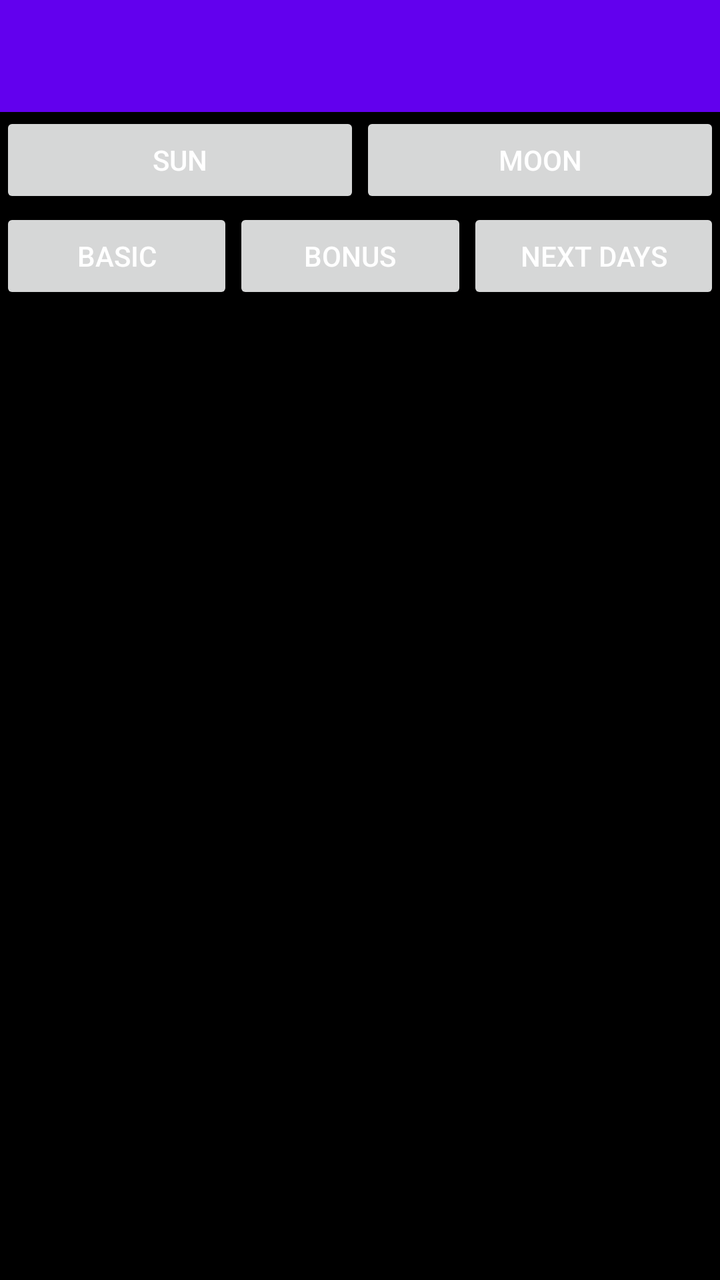
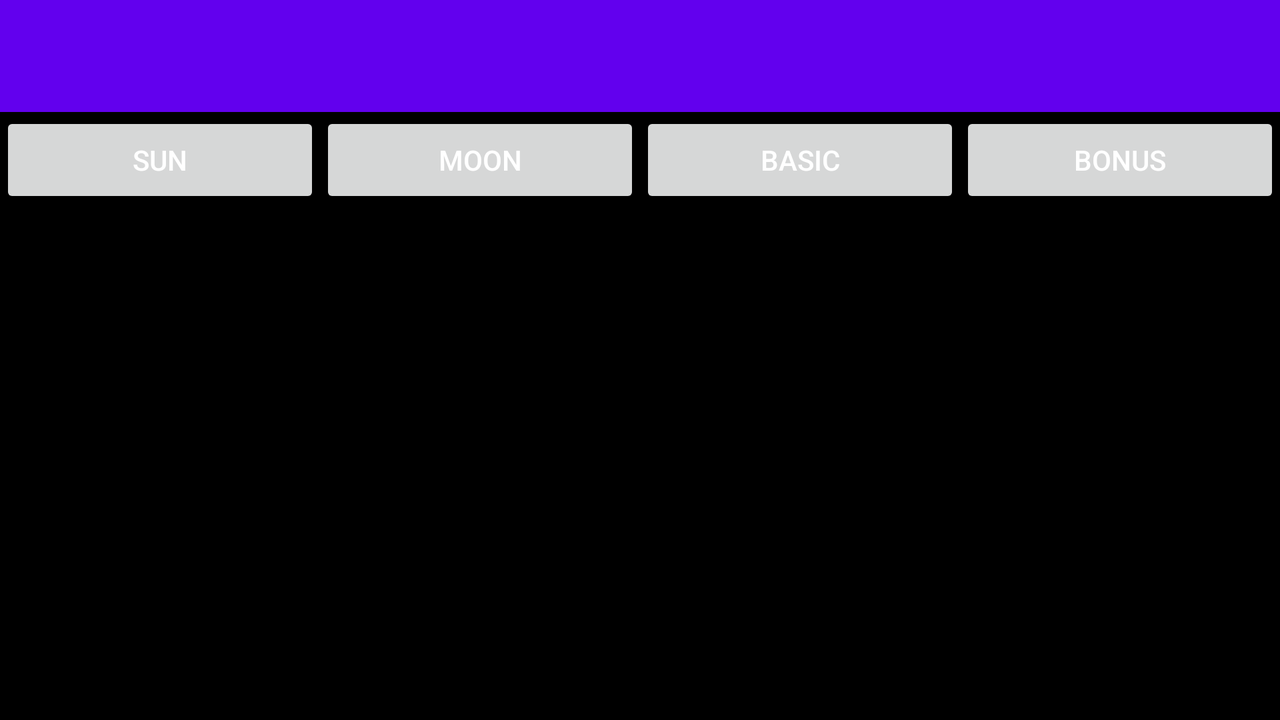

First picture: res/layout/ on a phone held upright. Second picture: the repository's own variant of that layout, on a device whose configuration matches the variant's folder. Source for both follows.
<!-- AndroidManifest.xml: activity theme Theme.Pogodynka_vol_420.NoActionBar -->
<!-- res/layout/activity_main.xml -->
<?xml version="1.0" encoding="utf-8"?>
<androidx.constraintlayout.widget.ConstraintLayout xmlns:android="http://schemas.android.com/apk/res/android"
    xmlns:app="http://schemas.android.com/apk/res-auto"
    xmlns:tools="http://schemas.android.com/tools"
    android:layout_width="match_parent"
    android:layout_height="match_parent"
    android:background="@android:color/black"
    tools:context=".MainActivity">

    <com.google.android.material.appbar.AppBarLayout
        android:id="@+id/appBarLayout7"
        android:layout_width="match_parent"
        android:layout_height="wrap_content"
        android:theme="@style/Theme.Pogodynka_vol_420.AppBarOverlay"
        app:layout_constraintLeft_toLeftOf="parent"
        app:layout_constraintRight_toRightOf="parent"
        app:layout_constraintTop_toTopOf="parent">

        <androidx.appcompat.widget.Toolbar
            android:id="@+id/toolbar"
            android:layout_width="match_parent"
            android:layout_height="?attr/actionBarSize"
            android:background="?attr/colorPrimary"
            app:popupTheme="@style/Theme.Pogodynka_vol_420.PopupOverlay" />

    </com.google.android.material.appbar.AppBarLayout>

    <LinearLayout
        android:id="@+id/Pierwszy"
        android:layout_width="match_parent"
        android:layout_height="0dp"
        android:layout_weight="2"
        android:orientation="horizontal"
        app:layout_constraintTop_toBottomOf="@+id/appBarLayout7"
        tools:ignore="MissingConstraints">

        <Button
            android:id="@+id/Slonce"
            android:layout_width="wrap_content"
            android:layout_height="wrap_content"
            android:layout_weight="1"

            android:text="Sun"
            android:textColor="@color/white" />


        <Button
            android:id="@+id/Ksiezyc"
            android:layout_width="wrap_content"
            android:layout_height="wrap_content"
            android:layout_weight="1"
            android:text="Moon"
            android:textColor="@color/white" />


    </LinearLayout>


    <LinearLayout
        android:id="@+id/Drugi"
        android:layout_width="match_parent"
        android:layout_height="0dp"
        android:layout_weight="2"
        android:orientation="horizontal"
        app:layout_constraintTop_toBottomOf="@+id/Pierwszy"
        tools:ignore="MissingConstraints">


        <Button
            android:id="@+id/basic"
            android:layout_width="wrap_content"
            android:layout_height="wrap_content"
            android:layout_weight="1"
            android:text="Basic"
            android:textColor="@color/white" />

        <Button
            android:id="@+id/bonus"
            android:layout_width="wrap_content"
            android:layout_height="wrap_content"
            android:layout_weight="1"
            android:text="Bonus"
            android:textColor="@color/white" />

        <Button
            android:id="@+id/next"
            android:layout_width="wrap_content"
            android:layout_height="wrap_content"
            android:layout_weight="1"
            android:text="Next Days"
            android:textColor="@color/white" />


    </LinearLayout>


    <FrameLayout
        android:id="@+id/flFragment"
        android:layout_width="match_parent"
        android:layout_height="0dp"
        app:layout_constraintBottom_toBottomOf="parent"
        app:layout_constraintEnd_toEndOf="parent"
        app:layout_constraintHorizontal_bias="0.5"
        app:layout_constraintStart_toStartOf="parent"
        app:layout_constraintTop_toBottomOf="@+id/Drugi">


    </FrameLayout>

</androidx.constraintlayout.widget.ConstraintLayout>
<!-- resources referenced by this layout -->
<resources>
  <color name="white">#FFFFFFFF</color>
  <style name="Theme.Pogodynka_vol_420.AppBarOverlay" parent="ThemeOverlay.AppCompat.Dark.ActionBar" />
  <style name="Theme.Pogodynka_vol_420.PopupOverlay" parent="ThemeOverlay.AppCompat.Light" />
  <style name="Theme.Pogodynka_vol_420.NoActionBar">
          <item name="windowActionBar">false</item>
          <item name="windowNoTitle">true</item>
      </style>
</resources>
<!-- res/layout-land/activity_main.xml (the author's variant of the layout above) -->
<!-- drawn on the phone turned sideways -->
<?xml version="1.0" encoding="utf-8"?>
<androidx.constraintlayout.widget.ConstraintLayout xmlns:android="http://schemas.android.com/apk/res/android"
    xmlns:app="http://schemas.android.com/apk/res-auto"
    xmlns:tools="http://schemas.android.com/tools"
    android:background="@android:color/black"
    android:layout_width="match_parent"
    android:layout_height="match_parent"
    tools:context=".MainActivity">

    <com.google.android.material.appbar.AppBarLayout
        android:id="@+id/appBarLayout7"
        android:layout_width="match_parent"
        android:layout_height="wrap_content"
        android:theme="@style/Theme.Pogodynka_vol_420.AppBarOverlay"
        app:layout_constraintLeft_toLeftOf="parent"
        app:layout_constraintRight_toRightOf="parent"
        app:layout_constraintTop_toTopOf="parent">

        <androidx.appcompat.widget.Toolbar
            android:id="@+id/toolbar"
            android:layout_width="match_parent"
            android:layout_height="?attr/actionBarSize"
            android:background="?attr/colorPrimary"
            app:popupTheme="@style/Theme.Pogodynka_vol_420.PopupOverlay" />

    </com.google.android.material.appbar.AppBarLayout>

    <LinearLayout
        android:id="@+id/Pierwszy"
        android:layout_width="match_parent"
        android:layout_height="0dp"
        android:layout_weight="2"
        android:orientation="horizontal"
        app:layout_constraintTop_toBottomOf="@+id/appBarLayout7"
        tools:ignore="MissingConstraints">

        <Button
            android:id="@+id/Slonce"
            android:layout_width="wrap_content"
            android:layout_height="wrap_content"
            android:layout_weight="1"

            android:text="Sun"
            android:textColor="@color/white" />


        <Button
            android:id="@+id/Ksiezyc"
            android:layout_width="wrap_content"
            android:layout_height="wrap_content"
            android:layout_weight="1"
            android:text="Moon"
            android:textColor="@color/white" />




        <Button
            android:id="@+id/basic"
            android:layout_width="wrap_content"
            android:layout_height="wrap_content"
            android:layout_weight="1"
            android:text="Basic"
            android:textColor="@color/white" />

        <Button
            android:id="@+id/bonus"
            android:layout_width="wrap_content"
            android:layout_height="wrap_content"
            android:layout_weight="1"
            android:text="Bonus"
            android:textColor="@color/white" />




    </LinearLayout>

    <FrameLayout
        android:id="@+id/flFragment"
        android:layout_width="match_parent"
        android:layout_height="0dp"
        app:layout_constraintBottom_toBottomOf="parent"
        app:layout_constraintEnd_toEndOf="parent"
        app:layout_constraintHorizontal_bias="0.5"
        app:layout_constraintStart_toStartOf="parent"
        app:layout_constraintTop_toBottomOf="@+id/Pierwszy">


    </FrameLayout>

</androidx.constraintlayout.widget.ConstraintLayout>
